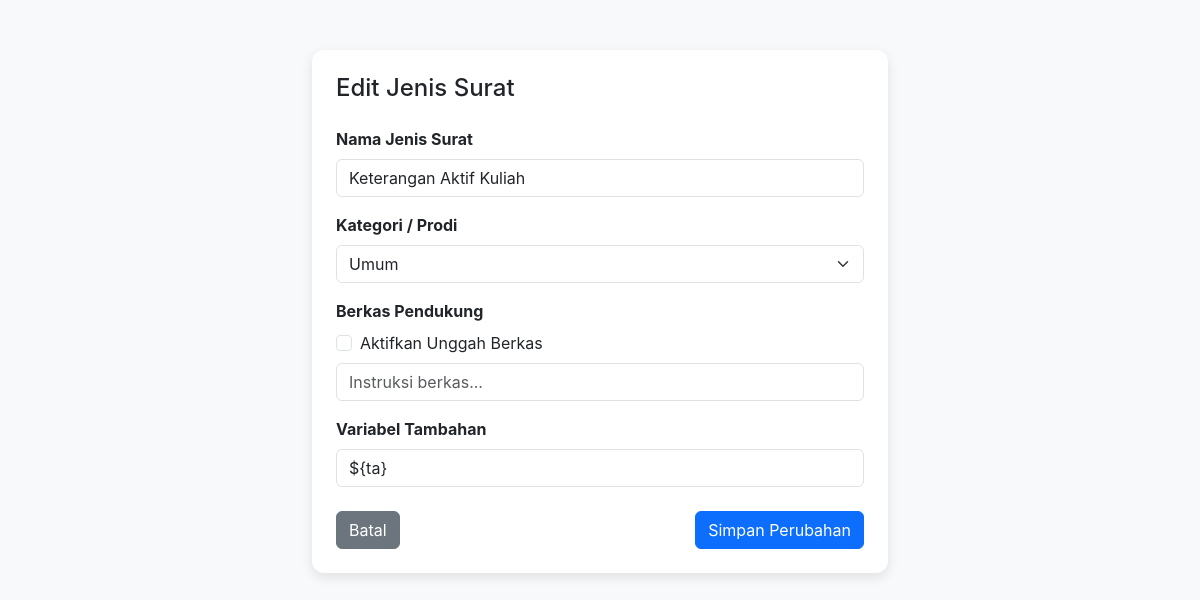
Screenshot of /edit_master_surat.php?id=2 (signed in) with the database file from the repository.
### tables this page shows
CREATE TABLE IF NOT EXISTS master_surat_jenis (
    id INT AUTO_INCREMENT PRIMARY KEY,
    nama_surat VARCHAR(255) NOT NULL,
    prodi VARCHAR(100) DEFAULT 'Umum',
    format_nomor VARCHAR(255) NOT NULL,
    file_template VARCHAR(255) NOT NULL,
    variabel_tambahan TEXT,
    require_berkas TINYINT(1) DEFAULT 0,
    info_berkas VARCHAR(255) DEFAULT NULL,
    updated_by VARCHAR(100),
    updated_at TIMESTAMP DEFAULT CURRENT_TIMESTAMP ON UPDATE CURRENT_TIMESTAMP
);

### edit_master_surat.php (the view, shortened to what this page needs)
<?php
include 'koneksi.php';
$id = mysqli_real_escape_string($koneksi, $_GET['id']);
$query = mysqli_query($koneksi, "SELECT * FROM master_surat_jenis WHERE id = '$id'");
$data = mysqli_fetch_assoc($query);
$list_prodi = ['Umum', 'Dosen', 'Sistem Informasi', 'Geografi', 'Ilmu Komputer', 'Bisnis Digital', 'Teknik Sipil', 'Akuakultur', 'Agribisnis', 'Peternakan'];
?>
<!DOCTYPE html>
<html lang="id">
<head>
    <link href="https://cdn.jsdelivr.net/npm/bootstrap@5.3.0/dist/css/bootstrap.min.css" rel="stylesheet">
</head>
<body>
<div class="container">
    <div class="card p-4">
        <h4 class="mb-4">Edit Jenis Surat</h4>
        <form action="proses_master_surat.php" method="POST">
            <div class="mb-3">
                <label class="form-label fw-bold">Nama Jenis Surat</label>
                <input type="text" name="nama_surat" class="form-control" value="<?= htmlspecialchars($data['nama_surat']) ?>" required>
            </div>
            <div class="mb-3">
                <label class="form-label fw-bold">Kategori / Prodi</label>
                <select name="prodi" class="form-select" required>
                    <?php foreach($list_prodi as $p): ?>
                        <option value="<?= $p ?>" <?= ($data['prodi'] == $p) ? 'selected' : '' ?>><?= $p ?></option>
                    <?php endforeach; ?>
                </select>
            </div>
            <div class="mb-3">
                <label class="form-label fw-bold">Berkas Pendukung</label>
                <div class="form-check mb-2">
                    <input class="form-check-input" type="checkbox" name="require_berkas" value="1" id="editReqBerkas" <?= $data['require_berkas'] ? 'checked' : '' ?>>
                    <label class="form-check-label" for="editReqBerkas">Aktifkan Unggah Berkas</label>
                </div>
                <input type="text" name="info_berkas" class="form-control" value="<?= htmlspecialchars($data['info_berkas']) ?>" placeholder="Instruksi berkas...">
            </div>
            <div class="mb-4">
                <label class="form-label fw-bold">Variabel Tambahan</label>
                <input type="text" name="variabel_tambahan" class="form-control" value="<?= htmlspecialchars($data['variabel_tambahan']) ?>">
            </div>
            <div class="d-flex justify-content-between">
                <a href="admin_master_surat.php" class="btn btn-secondary">Batal</a>
                <button type="submit" class="btn btn-primary">Simpan Perubahan</button>
            </div>
        </form>
    </div>
</div>
</body>
</html>

### edit_master_surat.php (style rules this page uses)
body { background-color: #f8f9fa; font-family: 'Inter', sans-serif; }
.container { max-width: 600px; margin-top: 50px; }
.card { border: none; border-radius: 12px; box-shadow: 0 4px 12px rgba(0,0,0,0.1); }

### rows the page displays
master_surat_jenis: nama_surat "Keterangan Aktif Kuliah", prodi "Umum", variabel_tambahan "${ta}"
